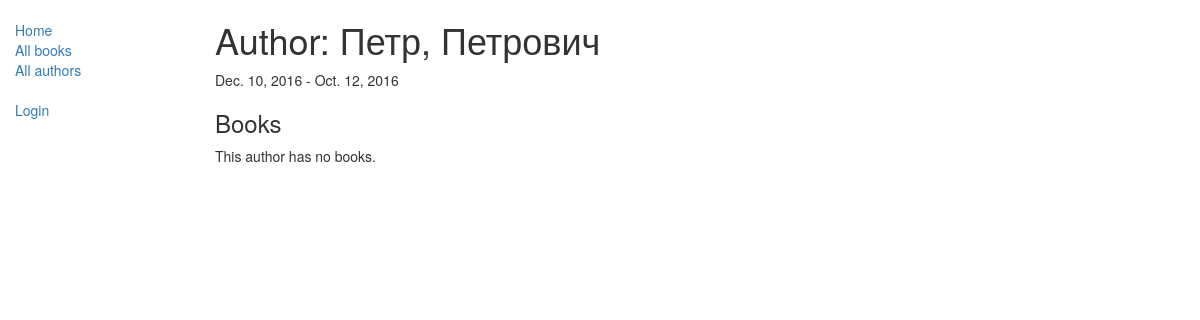
The app's page /catalog/author/22, older data.
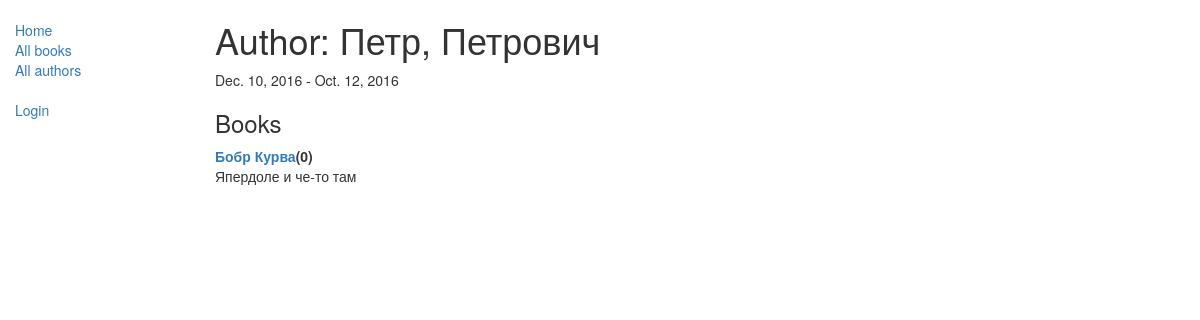
The same page, newer data.
### catalog/models.py (models this page shows, shortened)
class Book(models.Model):
    title = models.CharField(max_length=200)
    author = models.ForeignKey('Author', on_delete=models.SET_NULL, null=True)
    summary = models.TextField(max_length=1000, help_text="Enter a brief description of the book")
    isbn = models.CharField('ISBN', max_length=13, help_text='13 Character < a href = "https://www.isbn-international.org/content/what-isbn">ISBN number</a>')
    genre = models.ManyToManyField(Genre, help_text="Select a genre for this book")
    def __str__(self):
        return self.title
    def display_genre(self):
        return ', '.join([genre.name for genre in self.genre.all() [:3]])
    display_genre.short_description = 'Genre'

### catalog/views.py (the view)
# urls.py: url(r'^author/(?P<pk>\d+)$', views.AuthorDetailView.as_view(), name='author-detail'),
class AuthorDetailView(generic.DetailView):
    model = Author

### catalog/templates/catalog/author_detail.html (shortened to what this page needs)
{% extends "base_generic.html" %}
{% block content %}
<h1>Author: {{author.first_name}}, {{author.last_name}}</h1>
<p>{{author.date_of_birth}} - {{author.date_of_death}}</p>
  <h3>Books</h3>
<div class="author-admin-books">
  <dl>
    {% for book in author.book_set.all %}
    <dt><a href="{% url 'book-detail' book.pk %}">{{book}}</a>({{book.bookinstance_set.all.count}})</dt>
    <dd>{{book.summary}}</dd>
    {% empty %}
    <p>This author has no books.</p>
  {% endfor %}
</dl>
</div>
{% endblock %}

Row changes from the older to the newer data that the page shows:
added Book: title "Бобр Курва", bookinstance_set.all.count "0", summary "Япердоле и че-то там"
Text that changed along with them:
text no longer shown: "This author has no books."
